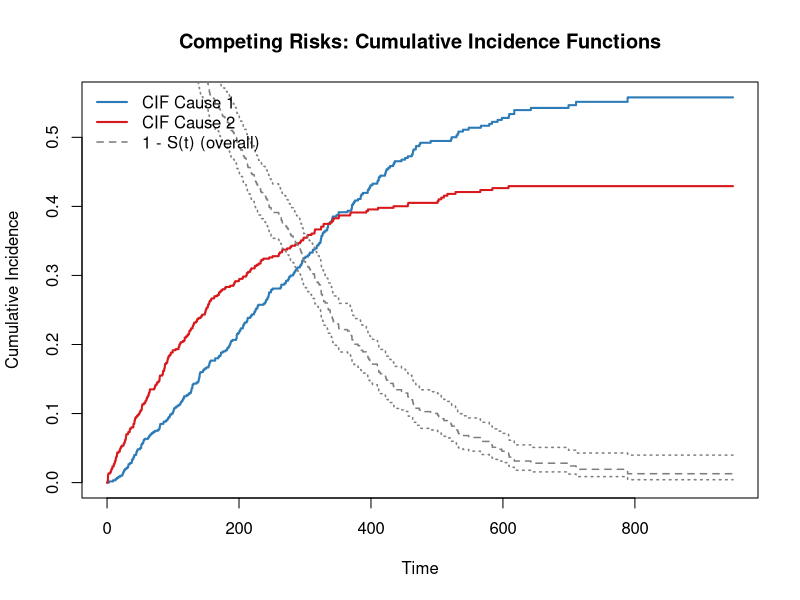

Recreate this plot in R.
## ---- chunk 1
#| label: setup-cr
#| echo: false
suppressPackageStartupMessages({
  library(survival); library(ggplot2); library(dplyr)
  library(knitr); library(kableExtra)
})
theme_set(theme_bw(base_size = 13))
## ---- chunk 2
#| label: fig-cif
#| fig-cap: "Cumulative incidence functions under competing risks (simulated data)"
#| fig-align: center
#| fig-width: 8
#| fig-height: 5

set.seed(123)
n <- 600
T1 <- rweibull(n, shape=1.5, scale=400)
T2 <- rweibull(n, shape=0.8, scale=600)
Tc <- runif(n, 200, 1000)

obs_t <- pmin(T1, T2, Tc)
cause <- ifelse(T1 == pmin(T1,T2,Tc), 1,
         ifelse(T2 == pmin(T1,T2,Tc), 2, 0))

cr_data  <- data.frame(time = obs_t, cause = cause)
cr_surv  <- Surv(cr_data$time, cr_data$cause, type = "mstate")
cif_fit  <- survfit(cr_surv ~ 1)

plot(cif_fit, col = c("#2C7BB6","#D7191C"), lwd = 2,
     xlab = "Time", ylab = "Cumulative Incidence",
     main = "Competing Risks: Cumulative Incidence Functions")
lines(survfit(Surv(obs_t, cause>0) ~ 1), col = "grey50", lwd=1.5, lty=2)
legend("topleft",
       legend = c("CIF Cause 1","CIF Cause 2","1 - S(t) (overall)"),
       col    = c("#2C7BB6","#D7191C","grey50"),
       lwd    = c(2,2,1.5), lty = c(1,1,2), bty = "n")
## ---- chunk 3
#| label: cs-cox

cr_data$x1 <- rnorm(n); cr_data$x2 <- rbinom(n,1,0.5)
cr_data$ev1 <- as.integer(cr_data$cause==1)
cr_data$ev2 <- as.integer(cr_data$cause==2)

cs1 <- coxph(Surv(time, ev1) ~ x1 + x2, data = cr_data)
cs2 <- coxph(Surv(time, ev2) ~ x1 + x2, data = cr_data)

cat("=== Cause 1: Cause-specific Cox ===\n"); print(summary(cs1)$coef)
cat("\n=== Cause 2: Cause-specific Cox ===\n"); print(summary(cs2)$coef)
